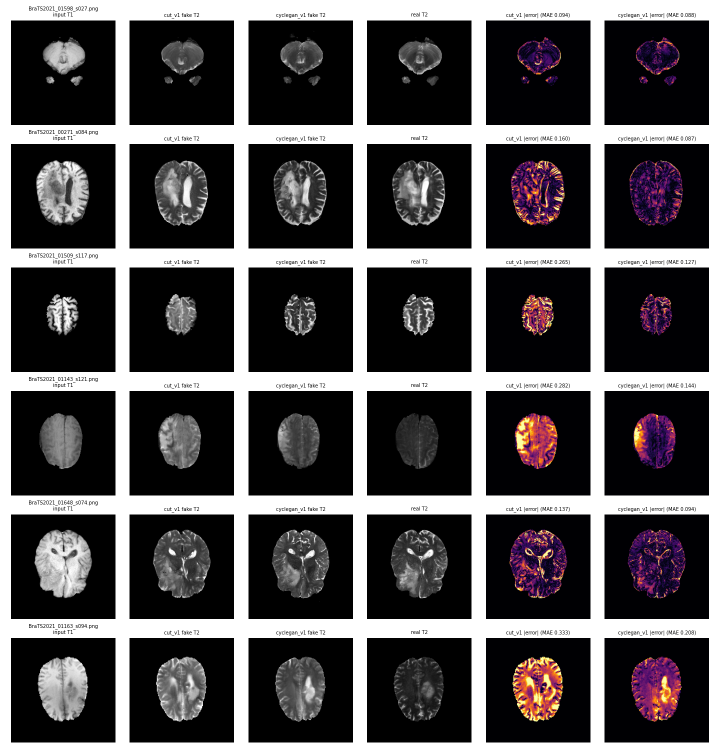
#> input picture figures/compare_cut_vs_cyclegan.png, 1439 x 1500 px (shown at 1/2 size)
$ python make_blog_panels.py
#> lines starting #> are read from the running program, lines starting #| are printed output that depends on the picture
"""Cut the individual image panels out of three existing figures, for the blog's figure grids.

The source slices and model outputs live on the cluster, so the blog figures are rebuilt from the
figures already in this folder instead of being re-plotted:

  compare_cut_vs_cyclegan.png  (compare_outputs.py, 6 rows x 6 columns)   -> blog Figure 7
  final_four_models.png        (compare_outputs.py, 6 rows x 10 columns)  -> blog Figure 18
  alignment_check.png          (check_alignment.py, 5 rows x 4 columns)   -> blog Figure 2

Each panel is found as a connected block of non-white pixels, checked against the expected grid, and
saved with PIL's crop: no resizing, no re-plotting, pixel values unchanged. Titles and the white
margins between panels are left out; the blog draws its own labels.

compare_outputs.py draws the images with cmap gray (vmin 0, vmax 1) and the error maps
|output - real T2| inside the brain mask with cmap inferno (vmin 0, vmax 0.5), so the blog's colour bar
for the error maps is inferno over 0-0.5.

Usage (from the repo root):  python figures/make_blog_panels.py [--out docs/assets/panels]
"""
import argparse
import os

import numpy as np
from PIL import Image
from scipy import ndimage

HERE = os.path.dirname(os.path.abspath(__file__))
ROOT = os.path.dirname(HERE)

ROWS6 = ["01598_s027", "00271_s084", "01509_s117", "01143_s121", "01648_s074", "01163_s094"]
FIGURES = {
    # name: (source file, row names, column names, rows kept for the blog)
    "fig7": ("compare_cut_vs_cyclegan.png", ROWS6,
             ["t1", "cut", "cyclegan", "t2", "cut_err", "cyclegan_err"],
             ["00271_s084", "01648_s074", "01509_s117", "01163_s094"]),
    "fig18": ("final_four_models.png", ROWS6,
              ["t1", "cut", "cyclegan", "sd", "sil", "t2", "cut_err", "cyclegan_err", "sd_err", "sil_err"],
              ["01598_s027", "01143_s121", "01648_s074", "01163_s094"]),
    "fig2": ("alignment_check.png", ["01204", "01277", "00117", "00759", "01463"],
             ["t1", "t2", "outline", "checker"],
             ["01204", "01277"]),
}


def panels(path, n_rows, n_cols):
    """Bounding boxes (x0, y0, x1, y1) of the image panels, as an n_rows x n_cols list of lists."""
#> called with path = 'figures/compare_cut_vs_cyclegan.png', n_rows = 6, n_cols = 6
    img = np.asarray(Image.open(path).convert("RGB")).astype(int)
    labels, _ = ndimage.label(img.min(axis=2) < 235)
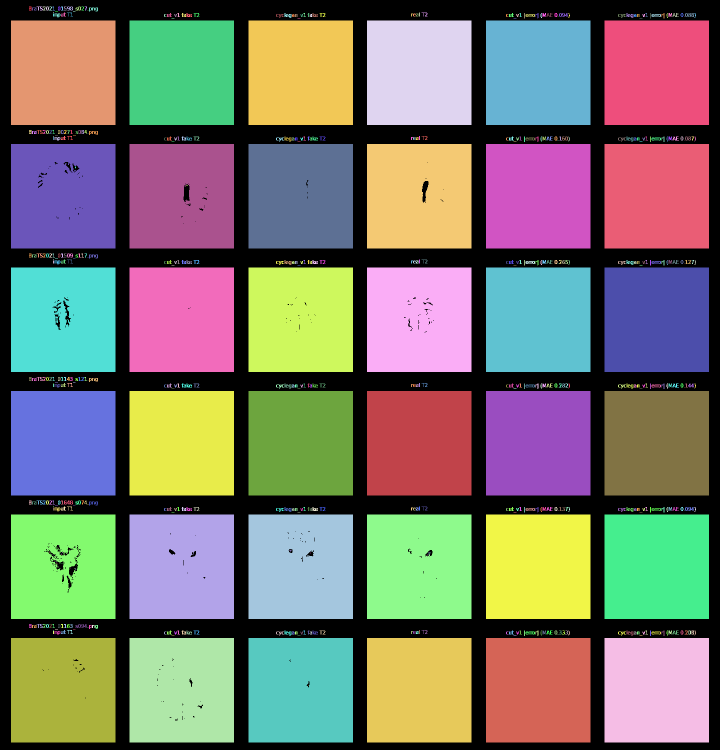
#> labels: shape (1500, 1439) int32 (shown at 1/2 size); 553 distinct labels, from 0 to 552; one colour per label, 0 black
    boxes = [(s[1].start, s[0].start, s[1].stop, s[0].stop) for s in ndimage.find_objects(labels)]
#> boxes = 552 items, first 6: (58, 13, 63, 21), (73, 13, 86, 21), (86, 13, 91, 21), (92, 13, 98, 21), (98, 13, 104, 21), (105, 13, 110, 21)
    # image panels are large and roughly square; titles and text are small or flat
    big = [b for b in boxes if (b[2] - b[0]) > 100 and (b[3] - b[1]) > 100]
#> big = 36 items, first 6: (22, 41, 231, 250), (259, 41, 468, 250), (497, 41, 706, 250), (734, 41, 943, 250), (972, 41, 1181, 250), (1209, 41, 1418, 250)
    big.sort(key=lambda b: (b[1], b[0]))
    if len(big) != n_rows * n_cols:
        raise SystemExit(f"{path}: found {len(big)} panels, expected {n_rows} x {n_cols}")
    grid = [sorted(big[r * n_cols:(r + 1) * n_cols]) for r in range(n_rows)]
#> grid = 6 items
    for row in grid:  # every panel in a row must share its top edge (within a pixel or two)
        if max(b[1] for b in row) - min(b[1] for b in row) > 3:
            raise SystemExit(f"{path}: panel rows are not aligned: {row}")
#> this loop made 6 passes
    return grid


def main():
    ap = argparse.ArgumentParser()
    ap.add_argument("--out", default=os.path.join(ROOT, "docs", "assets", "panels"))
    args = ap.parse_args()
    for name, (src, rows, cols, keep) in FIGURES.items():
        path = os.path.join(HERE, src)
        grid = panels(path, len(rows), len(cols))
#> grid = 6 items
        img = Image.open(path).convert("RGB")
#> img: PIL image 1439x1500 RGB
        out = os.path.join(args.out, name)
        os.makedirs(out, exist_ok=True)
        for r, row_name in enumerate(rows):
            if row_name not in keep:
                continue
            for c, col_name in enumerate(cols):
                box = grid[r][c]
                img.crop(box).save(os.path.join(out, f"{row_name}_{col_name}.png"), optimize=True)
#> this loop made 6 passes
#> pass 2, in main, `img.crop(box).save(os.path.join(out, f"{row_name}_{col_name}.png"), op..`:
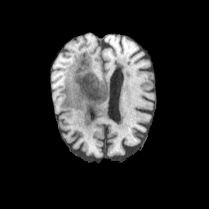
#> saved as 00271_s084_t1.png: PIL image 209x209 RGB; min 0, max 255, mean 39.9
#> pass 2, in main, `img.crop(box).save(os.path.join(out, f"{row_name}_{col_name}.png"), op..`:
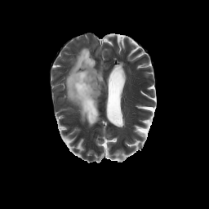
#> saved as 00271_s084_cut.png: PIL image 209x209 RGB; min 0, max 253, mean 28.6
#> pass 2, in main, `img.crop(box).save(os.path.join(out, f"{row_name}_{col_name}.png"), op..`:
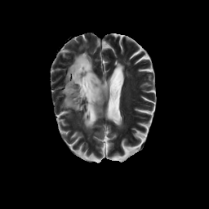
#> saved as 00271_s084_cyclegan.png: PIL image 209x209 RGB; min 0, max 242, mean 25
#> pass 2, in main, `img.crop(box).save(os.path.join(out, f"{row_name}_{col_name}.png"), op..`:
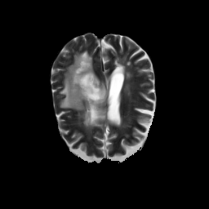
#> saved as 00271_s084_t2.png: PIL image 209x209 RGB; min 0, max 255, mean 25.6
        sizes = sorted({(b[2] - b[0], b[3] - b[1]) for row in grid for b in row})
#> sizes = [(209, 209)]
        print(f"{name}: {src} -> {len(keep)} rows x {len(cols)} panels in {out}; panel sizes {sizes}")
#| fig7: compare_cut_vs_cyclegan.png -> 4 rows x 6 panels in docs/assets/panels/fig7; panel sizes [(209, 209)]
#> pass 2 of the loop in main, `for name, (src, rows, cols, keep) in FIGURES.items():`:
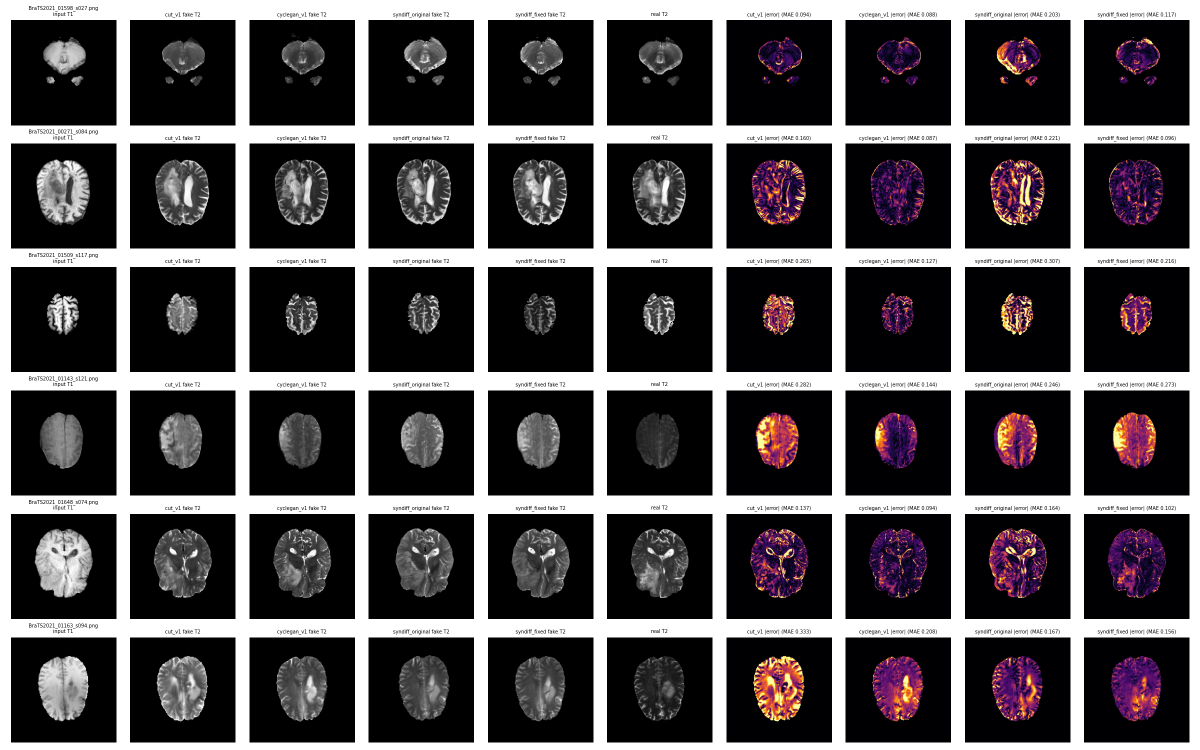
#> input picture figures/final_four_models.png, 2400 x 1500 px (shown at 1/2 size)
#> in panels (call 2), `labels, _ = ndimage.label(img.min(axis=2) < 235)`:
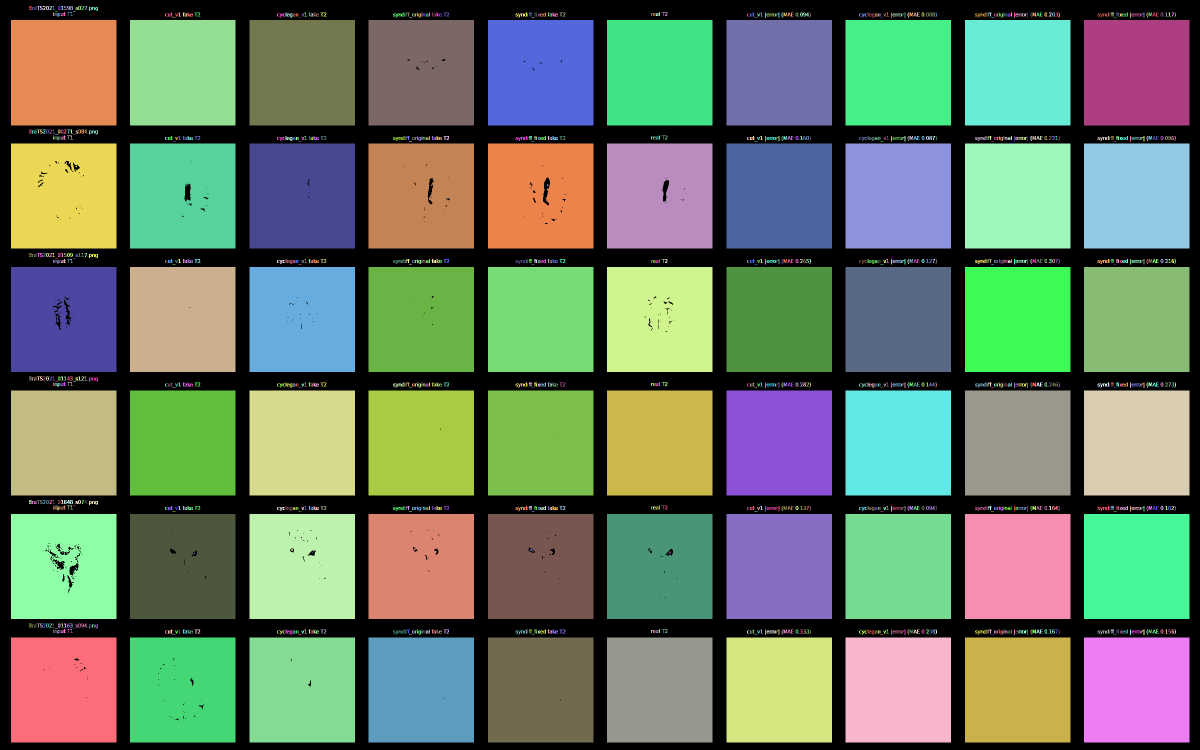
#> labels: shape (1500, 2400) int32 (shown at 1/2 size); 1032 distinct labels, from 0 to 1031; one colour per label, 0 black
#> boxes = 1031 items, first 6: (58, 12, 63, 20), (73, 12, 86, 20), (86, 12, 91, 20), (92, 12, 98, 20), (98, 12, 104, 20), (105, 12, 110, 20)
#> big = 60 items, first 6: (22, 40, 233, 251), (260, 40, 471, 251), (499, 40, 710, 251), (737, 40, 948, 251), (976, 40, 1187, 251), (1214, 40, 1425, 251)
#> the loop in panels (call 2), `for row in grid:` made 6 passes
#> the loop in main, `for r, row_name in enumerate(rows):` made 6 passes
#> pass 1, in main, `img.crop(box).save(os.path.join(out, f"{row_name}_{col_name}.png"), op..`:
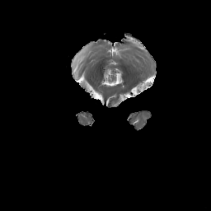
#> saved as 01598_s027_sd.png: PIL image 211x211 RGB; min 0, max 253, mean 12.7
#> sizes = [(211, 210), (211, 211)]
#| fig18: final_four_models.png -> 4 rows x 10 panels in docs/assets/panels/fig18; panel sizes [(211, 210), (211, 211)]
#> pass 3 of the loop in main, `for name, (src, rows, cols, keep) in FIGURES.items():`:
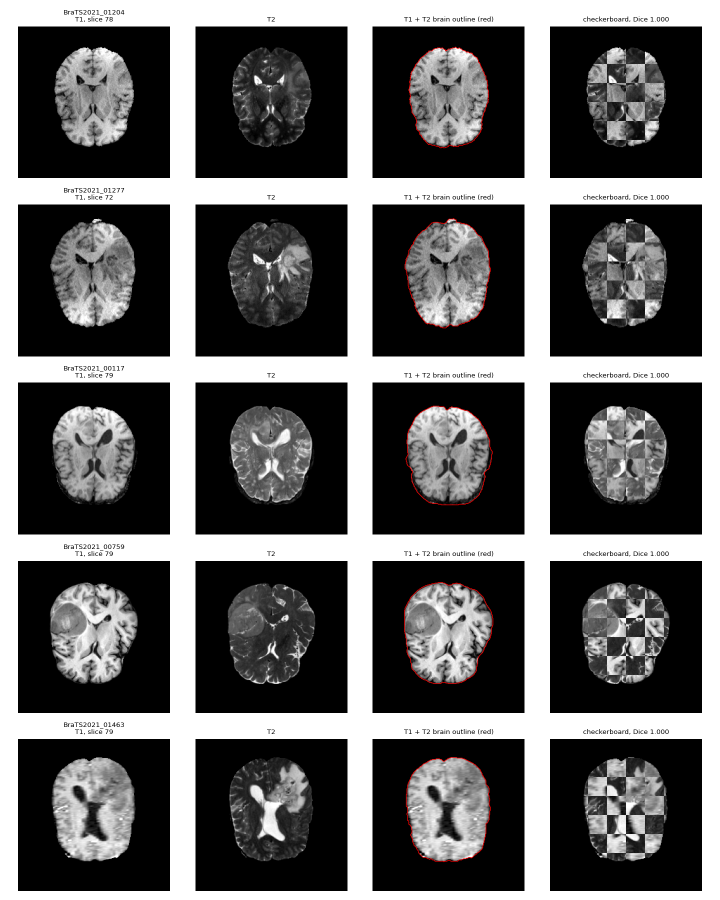
#> input picture figures/alignment_check.png, 1440 x 1800 px (shown at 1/2 size)
#> in panels (call 3), `labels, _ = ndimage.label(img.min(axis=2) < 235)`:
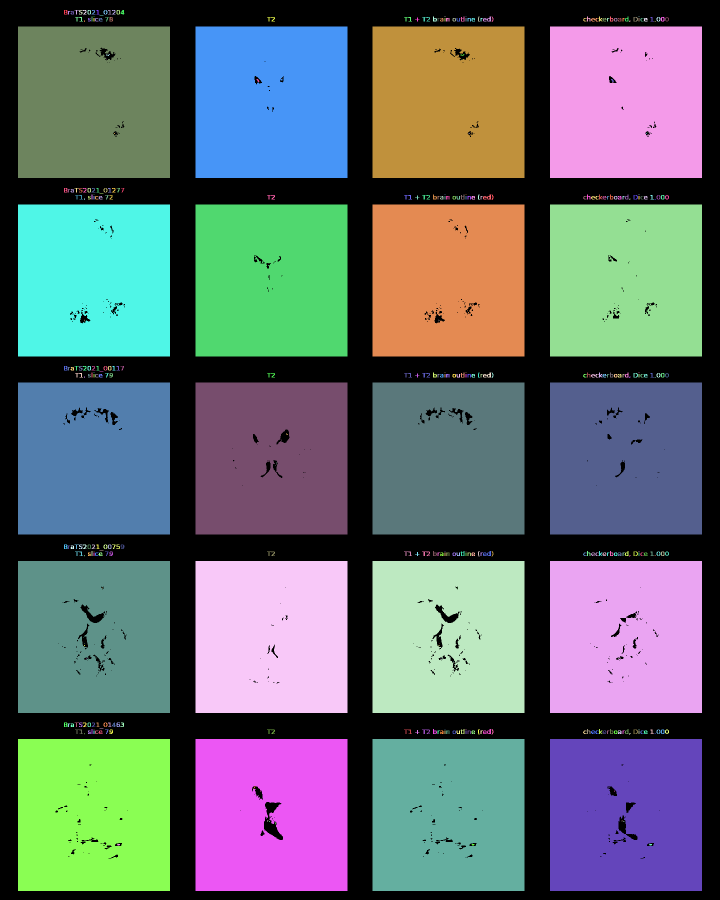
#> labels: shape (1800, 1440) int32 (shown at 1/2 size); 403 distinct labels, from 0 to 402; one colour per label, 0 black
#> boxes = 402 items, first 6: (128, 20, 135, 29), (149, 20, 158, 29), (158, 20, 165, 29), (166, 20, 173, 29), (175, 20, 182, 29), (183, 20, 191, 29)
#> big = 20 items, first 6: (36, 53, 340, 356), (391, 53, 695, 356), (745, 53, 1049, 356), (1100, 53, 1404, 356), (36, 409, 340, 713), (391, 409, 695, 713)
#> in panels (call 3), `grid = [sorted(big[r * n_cols:(r + 1) * n_cols]) for r in range(n_rows)]`: grid = 5 items
#> the loop in panels (call 3), `for row in grid:` made 5 passes
#> the loop in main, `for r, row_name in enumerate(rows):` made 5 passes
#> pass 1, in main, `img.crop(box).save(os.path.join(out, f"{row_name}_{col_name}.png"), op..`:
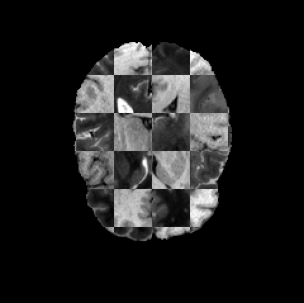
#> saved as 01204_checker.png: PIL image 304x303 RGB; min 0, max 255, mean 28.9
#> sizes = [(304, 303), (304, 304)]
#| fig2: alignment_check.png -> 2 rows x 4 panels in docs/assets/panels/fig2; panel sizes [(304, 303), (304, 304)]


if __name__ == "__main__":
    main()
